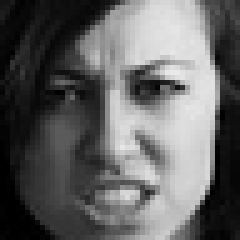
#> input picture ROB311/database/train/angry/Training_13677471.jpg, 48 x 48 px (shown 5 times larger); its folder holds only this picture in this run
$ jupyter execute --allow-errors TP1-Bitar-Hubert.ipynb
#> lines starting #> are read from the running program, lines starting #| are printed output that depends on the picture
[cell 1]
import os
import numpy as np
import skimage.feature
import matplotlib.pyplot as plt
from matplotlib.colors import ListedColormap
from sklearn import datasets
from sklearn.model_selection import train_test_split
from sklearn.preprocessing import StandardScaler
from sklearn.neighbors import (KNeighborsClassifier,
                               NeighborhoodComponentsAnalysis)
from sklearn.pipeline import Pipeline
from sklearn import preprocessing
from sklearn.metrics import classification_report

[cell 2]
path_train="database/train/"
path_test="database/test/"
folders_train=os.listdir(path_train)
folders_test=os.listdir(path_train)
print(folders_train)

[cell 3]
lable_list_train=[] # save the emotion lable  [0 'angry', 1'disgust', 2'fear', 3'happy', 4'neutral', 5'sad', 6'surprise']
imgs_train=[] #save the images to train
lable_list_test=[] # save the emotion lable  [0 'angry', 1'disgust', 2'fear', 3'happy', 4'neutral', 5'sad', 6'surprise']
imgs_test=[] #save the images to test

for i in range(len(folders_train)):
    path_emotion_train=path_train+folders_train[i]
    filenames_train=sorted(os.listdir(path_emotion_train))
    for j in range(len(filenames_train)):
        lable_list_train.append(i)
        img_train=plt.imread(path_emotion_train+"/"+filenames_train[j])
#> img_train is the input picture: shape (48, 48); min 0, max 234, mean 98.2
        imgs_train.append(img_train)
for i in range(len(folders_test)):
    path_emotion_test=path_test+folders_test[i]
    filenames_test=sorted(os.listdir(path_emotion_test))
    for j in range(len(filenames_test)):
        lable_list_test.append(i)
        img_test=plt.imread(path_emotion_test+"/"+filenames_test[j])
        imgs_test.append(img_test)

imgs_np_train=np.array(imgs_train)
imgs_np_test=np.array(imgs_test)

[cell 4]
print("train dataset:")
print("train/angry number: ",lable_list_train.count(0))
print("train/disgust number: ",lable_list_train.count(1))
print("train/fear number: ",lable_list_train.count(2))
print("train/happy number: ",lable_list_train.count(3))
print("train/neutral number: ",lable_list_train.count(4))
print("train/sad number: ",lable_list_train.count(5))
print("train/surprise number: ",lable_list_train.count(6))
print(" ")
print("test dataset:")
print("test/angry number: ",lable_list_test.count(0))
print("test/disgust number: ",lable_list_test.count(1))
print("test/fear number: ",lable_list_test.count(2))
print("test/happy number: ",lable_list_test.count(3))
print("test/neutral number: ",lable_list_test.count(4))
print("test/sad number: ",lable_list_test.count(5))
print("test/surprise number: ",lable_list_test.count(6))

lable_np_train=np.array(lable_list_train)
lable_np_test=np.array(lable_list_test)

[cell 5]
plt.figure(0, figsize=(6,12))
fig_no = 0
#> (the rest of this cell did not finish here and is left out)

[cell 6]
plt.figure(0, figsize=(6,12))
fig_no = 0
#> (the rest of this cell did not finish here and is left out)

#> (a cell that did not finish here is left out)

[cell 8]
#Training data
X1 = imgs_np_train
Y1 = lable_np_train
X_train = []
Y_train = []
for i in range(X1.shape[0]):
    x_lbp = skimage.feature.local_binary_pattern(X1[i], 8,1.0,method='var')
    #In order to remove the NaN values
    if np.isnan(x_lbp).any():
        continue
    X_train.append(x_lbp)
    Y_train.append(Y1[i])
#> this loop made 2 passes
#> pass 1, `x_lbp = skimage.feature.local_binary_pattern(X1[i], 8,1.0,method='var')`:
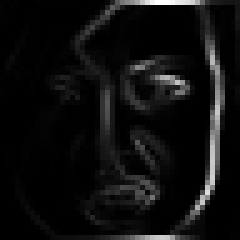
#> x_lbp: shape (48, 48) float64 (shown 5 times larger); min 0.0469, max 7421.5, mean 440.4; drawn with min black and max white
#> pass 2, `x_lbp = skimage.feature.local_binary_pattern(X1[i], 8,1.0,method='var')`:
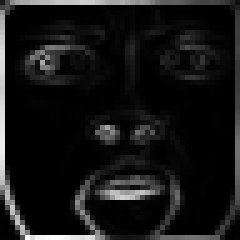
#> x_lbp: shape (48, 48) float64 (shown 5 times larger); min 0.149, max 7366.3, mean 648.1; drawn with min black and max white
#> after the loop, X_train = 2 items; Y_train = [0, 1]
X_train = np.array(X_train)
X_train = np.reshape(X_train,(X_train.shape[0],-1))
X_train = preprocessing.normalize(X_train[:],norm='l2')
Y_train = np.array(Y_train)
print(X_train.shape)
#| (2, 2304)
print(Y_train.shape)
#| (2,)

#Testing data
X2 = imgs_np_test
Y2 = lable_np_test
X_test = []
Y_test = []
for i in range(X2.shape[0]):
    x_lbp = skimage.feature.local_binary_pattern(X2[i], 8,1.0,method='var')
    #In order to remove the NaN values
    if np.isnan(x_lbp).any():
        continue
    X_test.append(x_lbp)
    Y_test.append(Y2[i])
#> after the loop, X_test = 2 items; Y_test = [0, 1]
X_test = np.array(X_test)
X_test = np.reshape(X_test,(X_test.shape[0],-1))
X_test = preprocessing.normalize(X_test[:],norm='l2')
Y_test = np.array(Y_test)
print(X_test.shape)
#| (2, 2304)
print(Y_test.shape)
#| (2,)

#We can modify the n_neighbors to check the performance
clf = KNeighborsClassifier(n_neighbors=5)
clf.fit(X_train, Y_train)
print('Training process is finished succesfully. Starting the testing process...')
#> (the rest of this cell did not finish here and is left out)
